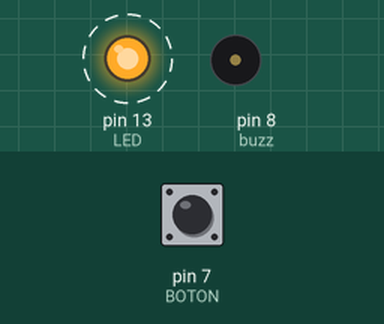
Simulated run of this sketch. Board: Arduino Uno, built with avr-gcc and run on an emulated ATmega328P. Parts: output pins drawn as LEDs (lit = HIGH), buzzer (waves = sounding). Dashed ring = blinking. The test bench sets the inputs (shaded band); at power-on: pin 7 (BOTON) LOW.

Above: at 1.3 s.
1.7 s: pin 7 (BOTON) pulled HIGH for 0.5 s
At 1.7 s:
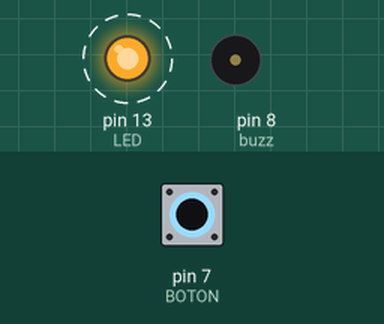
At 2.1 s:
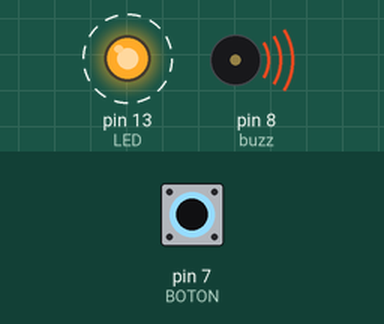
4.7 s: pin 7 (BOTON) pulled HIGH for 3.2 s
Timing chart, 0 to 15.4 s (numbered marks = the images above; inputs shaded):
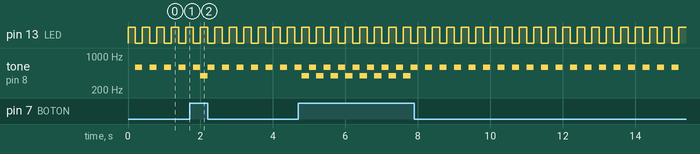

Measured:
- by itself, pin 13 (LED): alternates HIGH for 0.20 s and LOW for 0.20 s
- by itself, tone on pin 8 (buzz): plays 392 Hz for 0.20 s, 587 Hz for 0.20 s, 392 Hz for 0.20 s, 587 Hz for 0.20 s, 392 Hz for 0.20 s, 587 Hz for 0.20 s … (34 notes in this stretch)

The sketch:

1708_clarii_led_con_buzzer.ino
```cpp
const int LED=13;
const int BOTON=7;
int val;
int buzz = 8;

void setup() {
pinMode(LED,OUTPUT);
pinMode(BOTON,INPUT);
}
void loop() {
 val=digitalRead(BOTON);
 if   (val==HIGH)

tone(buzz, 392 , 200);  //sonido 1
digitalWrite(LED,HIGH);
delay(200);

tone(buzz, 587 , 200);  //sonido 2
digitalWrite(LED,LOW);
delay(200);
}
```
